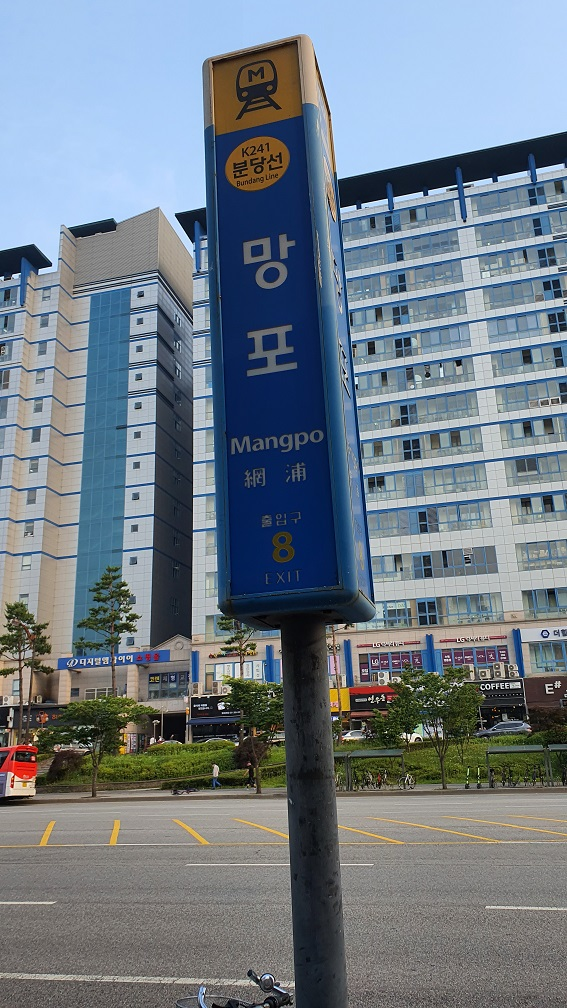
#> input picture OpenCV/03-image/images/mangpo-s.jpg, 567 x 1008 px
$ python 101-2-line.py
#> lines starting #> are read from the running program, lines starting #| are printed output that depends on the picture; after the words box and inside, x2 and y2 are one past the last pixel; in counts of white or black regions, pixels touching at a corner belong together
import os
import cv2 as cv

os.chdir('03-image\\images')
img1 = cv.imread('mangpo-s.jpg', cv.IMREAD_GRAYSCALE)
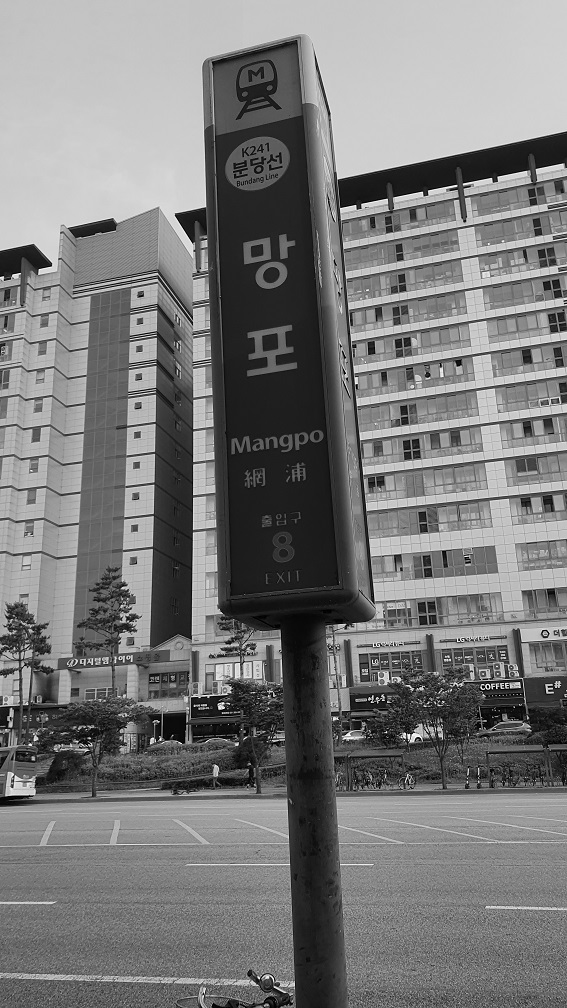
#> img1: shape (1008, 567); min 0, max 255, mean 121.7

img2 = img1

print(id(img1), id(img2))
#| 140047893531408 140047893531408
bool1 = id(img1)==id(img2)
#> bool1 = True
print('id가 같은가?', bool(id(img1)==id(img2))) # True
#| id가 같은가? True

cv.line(img1, (0,0), (500,500), 0, 10)
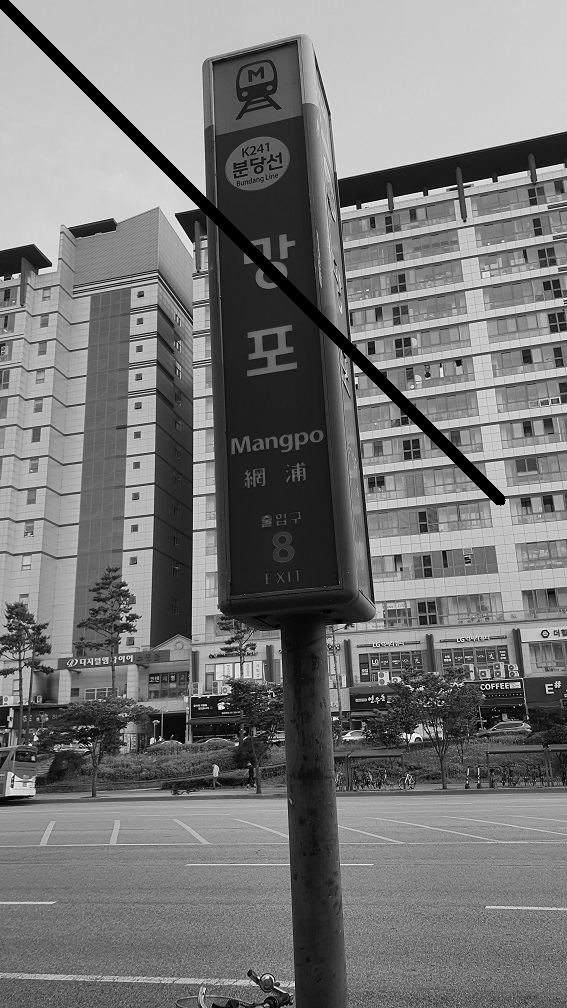
#> img1: shape (1008, 567); 1.49% of pixels changed, all inside (x1, y1, x2, y2) = (0, 0, 506, 506)

cv.imshow('img1', img1)
cv.imshow('img2', img2)

cv.waitKey(0)
cv.destroyAllWindows()

$ run again, with OpenCV/03-image/images/20200305_194420.jpg copied over OpenCV/03-image/images/mangpo-s.jpg
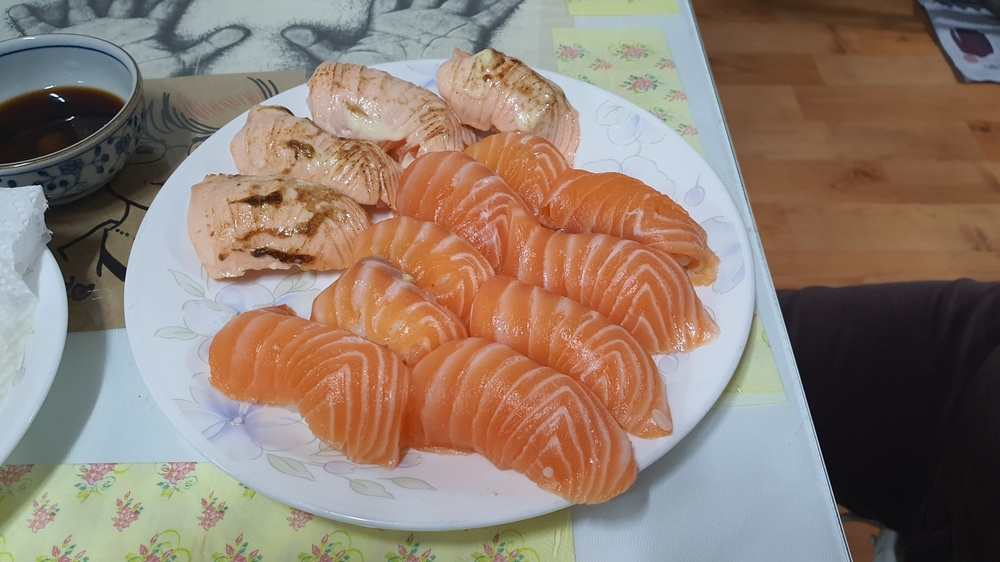
#> input picture OpenCV/03-image/images/20200305_194420.jpg, 1000 x 562 px, shrunk from 4032 x 2268 before the run
#> `img1 = cv.imread('mangpo-s.jpg', cv.IMREAD_GRAYSCALE)`:
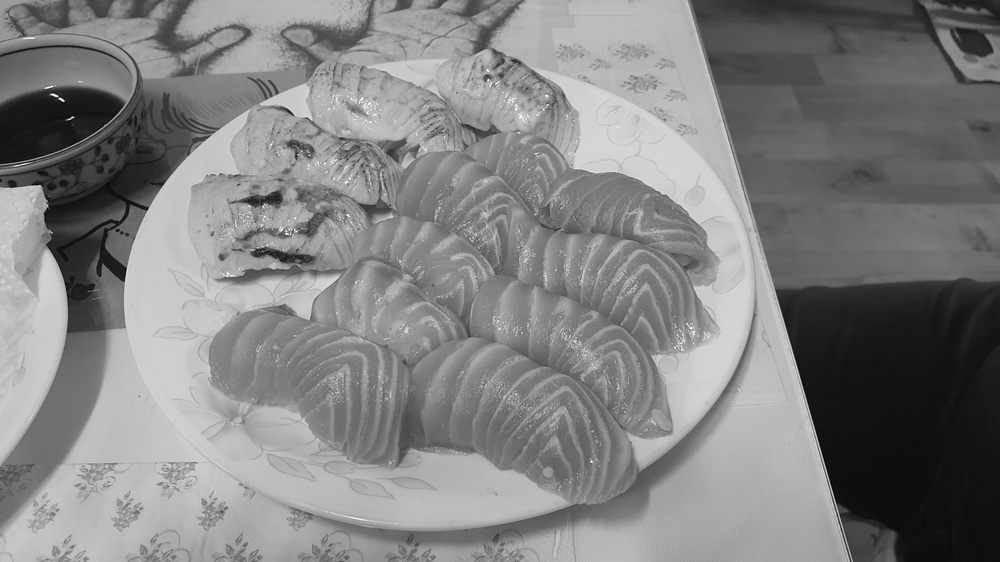
#> img1: shape (562, 1000); min 0, max 255, mean 129.6
#| 140047893725808 140047893725808
#> bool1 = True
#| id가 같은가? True
#> `cv.line(img1, (0,0), (500,500), 0, 10)`:
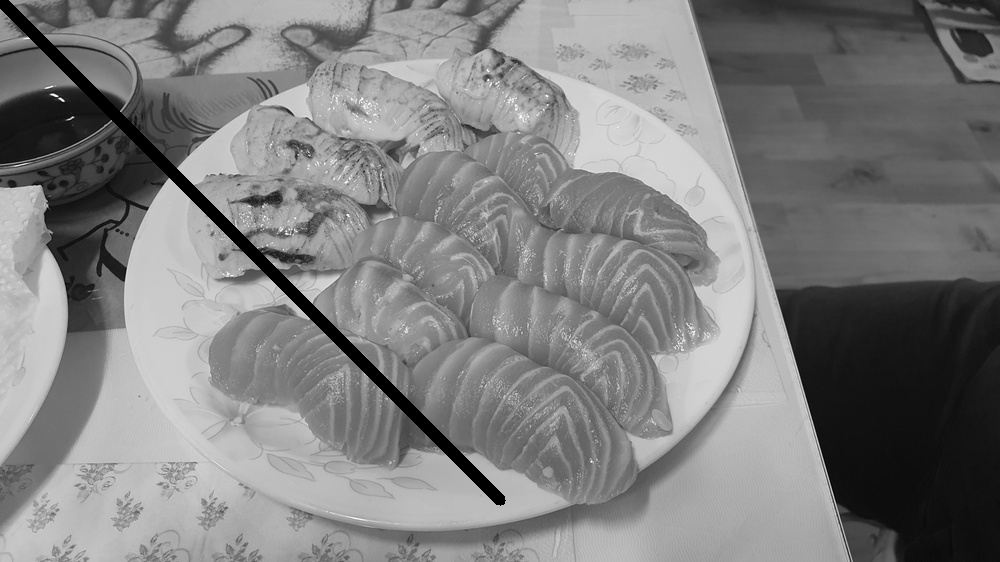
#> img1: shape (562, 1000); 1.51% of pixels changed, all inside (x1, y1, x2, y2) = (0, 0, 506, 506)

$ run again, with OpenCV/03-image/images/20200801_001001.jpg copied over OpenCV/03-image/images/mangpo-s.jpg
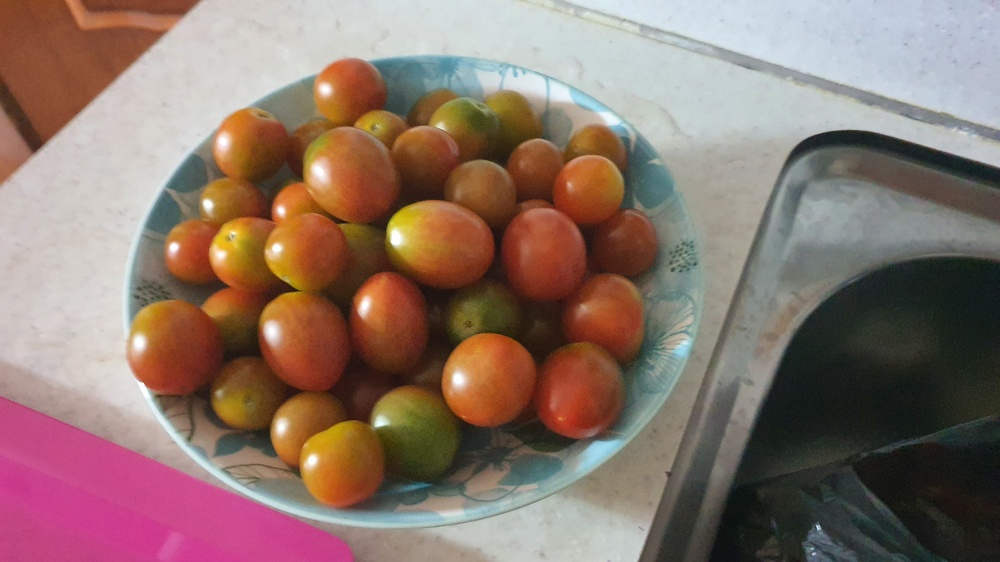
#> input picture OpenCV/03-image/images/20200801_001001.jpg, 1000 x 562 px, shrunk from 4032 x 2268 before the run
#> `img1 = cv.imread('mangpo-s.jpg', cv.IMREAD_GRAYSCALE)`:
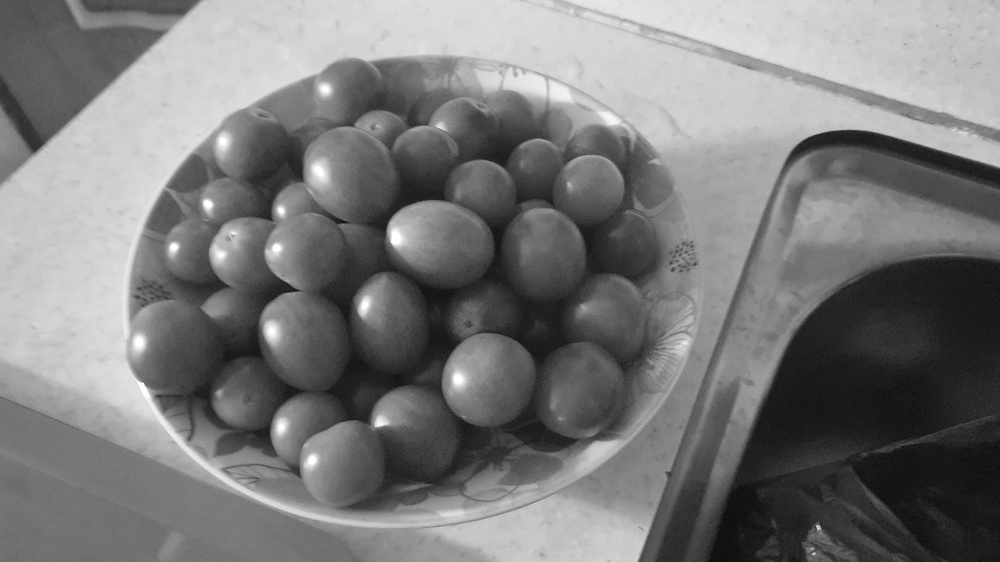
#> img1: shape (562, 1000); min 9, max 255, mean 121.8
#| 140047893726288 140047893726288
#> bool1 = True
#| id가 같은가? True
#> `cv.line(img1, (0,0), (500,500), 0, 10)`:
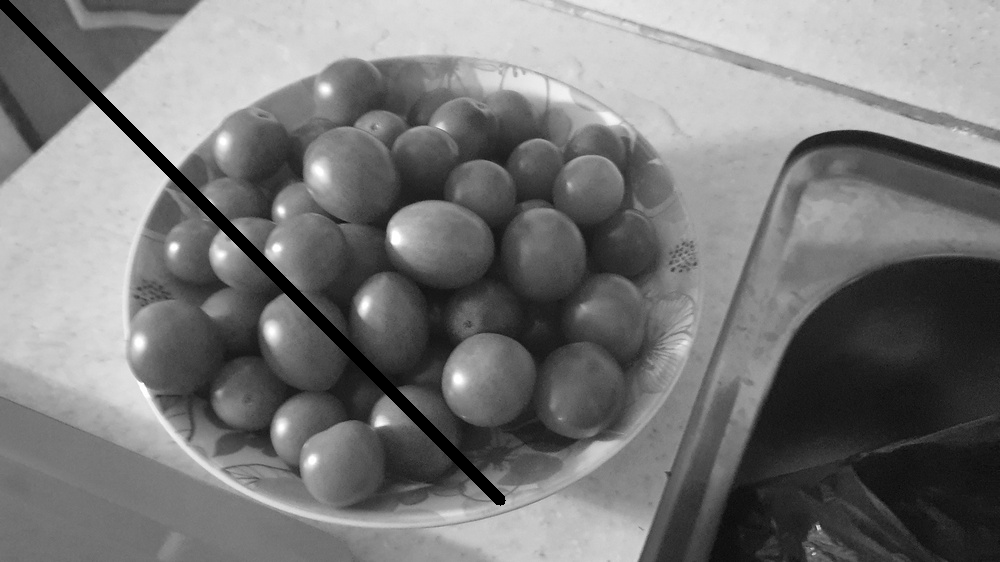
#> img1: shape (562, 1000); 1.51% of pixels changed, all inside (x1, y1, x2, y2) = (0, 0, 506, 506)

$ run again, with OpenCV/03-image/images/dal (1).jpg copied over OpenCV/03-image/images/mangpo-s.jpg
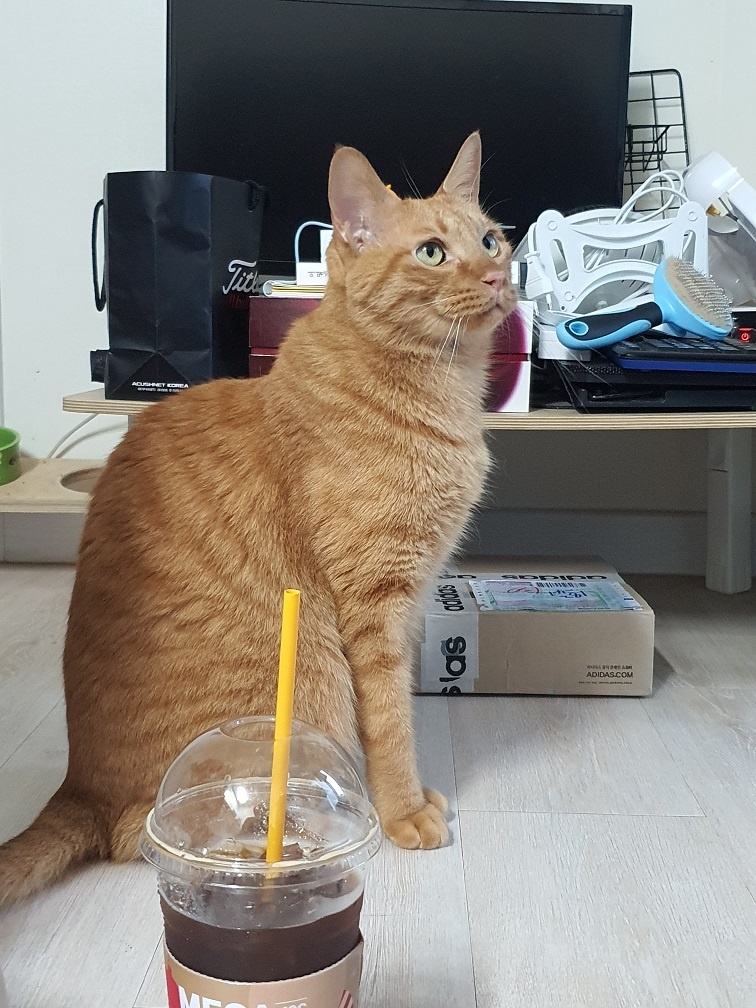
#> input picture OpenCV/03-image/images/dal (1).jpg, 756 x 1008 px
#> `img1 = cv.imread('mangpo-s.jpg', cv.IMREAD_GRAYSCALE)`:
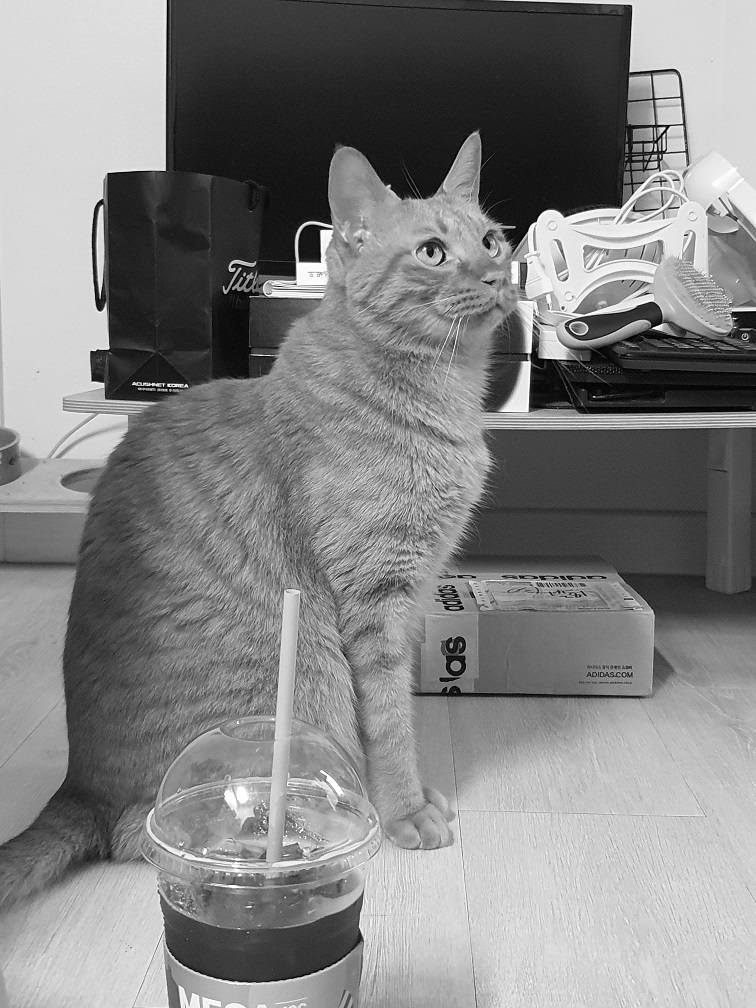
#> img1: shape (1008, 756); min 0, max 255, mean 130.7
#| 140047893726288 140047893726288
#> bool1 = True
#| id가 같은가? True
#> `cv.line(img1, (0,0), (500,500), 0, 10)`:
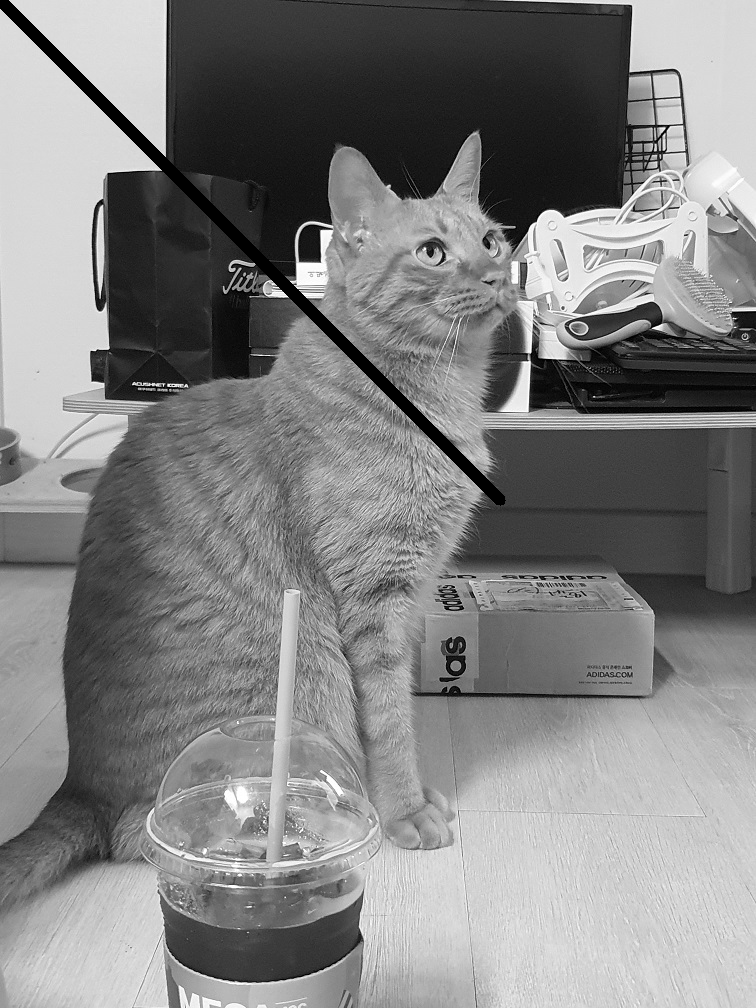
#> img1: shape (1008, 756); 1.12% of pixels changed, all inside (x1, y1, x2, y2) = (0, 0, 506, 506)
